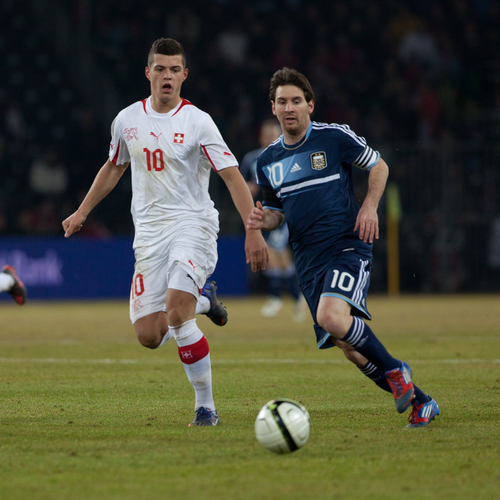
#> input picture face_detection/images/messi.png, 500 x 500 px; its folder holds only this picture in this run
$ python humanDetection.py --images ../face_detection/images
#> lines starting #> are read from the running program, lines starting #| are printed output that depends on the picture
from __future__ import print_function
from imutils.object_detection import non_max_suppression
from imutils import paths
import numpy as np
import argparse
import imutils
import cv2

ap = argparse.ArgumentParser()
ap.add_argument("-i", "--images", required=True, help="path to imgs dir")
args = vars(ap.parse_args())

hog = cv2.HOGDescriptor()
hog.setSVMDetector(cv2.HOGDescriptor_getDefaultPeopleDetector())

for imagePath in paths.list_images(args["images"]):
    image = cv2.imread(imagePath)
#> image is the input picture: shape (500, 500, 3); mean B, G, R 58.7, 75.7, 74.3
    image = imutils.resize(image, width=min(400, image.shape[1]))
#> image: shape (400, 400, 3)
    orig = image.copy()

    (rects, weights) = hog.detectMultiScale(image, winStride=(4, 4), padding = (8, 8), scale=1.05)
#> rects = [[50, 0, 175, 348]]; weights = [1.62]

    for (x, y, w, h) in rects:
        cv2.rectangle(orig, (x, y), (x + w, y + h), (0, 0, 255), 2)
        rects = np.array([[x, y, x + w, y + h]for (x, y, w, h) in rects])
        pick = non_max_suppression(rects, probs=None, overlapThresh=0.65)
#> this loop made 1 pass
#> (x, y, w, h, pick) on pass 1: (50, 0, 175, 348, [[50, 0, 225, 348]])
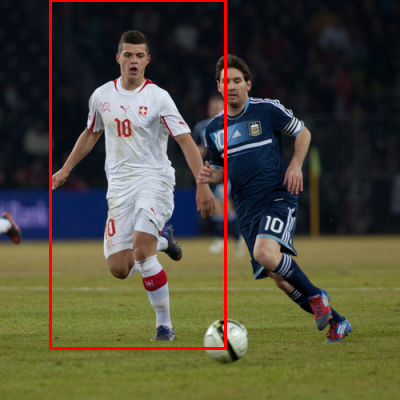
#> orig: shape (400, 400, 3); mean B, G, R 57.6, 74.3, 77.7

    for (xA, yA, xB, yB) in pick:
        cv2.rectangle(image, (xA, yA), (xB, yB), (0, 255, 0), 2)
#> this loop made 1 pass
#> (xA, yA, xB, yB) on pass 1: (50, 0, 225, 348)
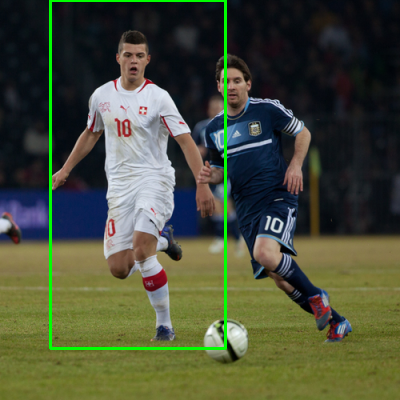
#> image: shape (400, 400, 3); mean B, G, R 57.6, 79, 73

    filename = imagePath[imagePath.rfind("/") + 1:]
    print("[INFO {}: {} original boxes, {} after suppression".format(filename, len(rects), len(pick)))
#| [INFO messi.png: 1 original boxes, 1 after suppression

    cv2.imshow("Before NMS", orig)
    cv2.imshow("After NMS", image)
    cv2.waitKey(0)

$ run again, on face_detection/images/messi2.png
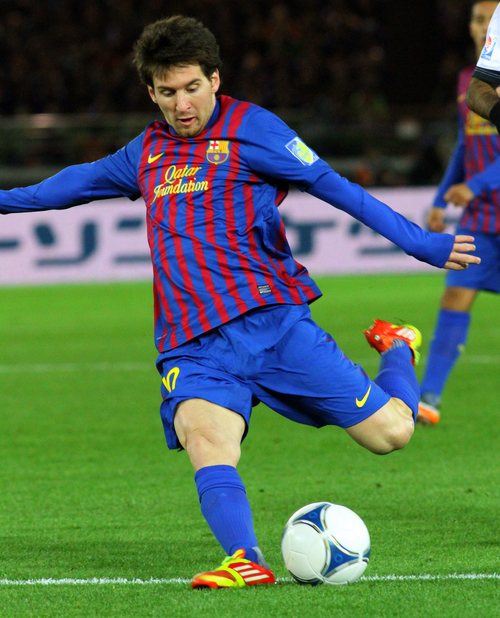
#> input picture face_detection/images/messi2.png, 500 x 618 px
#> image is the input picture: shape (618, 500, 3); mean B, G, R 78.2, 101.3, 78.3
#> `(rects, weights) = hog.detectMultiScale(image, winStride=(4, 4), paddi..`: rects = [[93, 105, 99, 199], [56, 0, 178, 335]]; weights = [0.227, 0.152]
#> the loop `for (x, y, w, h) in rects:` made 2 passes
#> (x, y, w, h, rects) on pass 1: (93, 105, 99, 199, [[93, 105, 192, 304], [56, 0, 234, 335]])
#> after the loop `for (x, y, w, h) in rects:`:
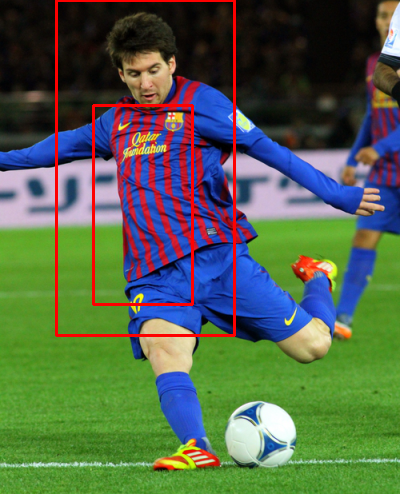
#> orig: shape (494, 400, 3); mean B, G, R 76, 99.3, 82.7
#> the loop `for (xA, yA, xB, yB) in pick:` made 2 passes
#> (xA, yA, xB, yB) on passes 1 to 2: (93, 105, 285, 409), (56, 0, 290, 335)
#> after the loop `for (xA, yA, xB, yB) in pick:`:
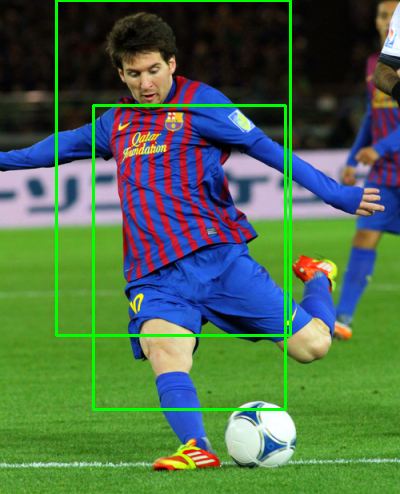
#> image: shape (494, 400, 3); mean B, G, R 75.7, 106.1, 76
#| [INFO messi2.png: 2 original boxes, 2 after suppression

$ run again, on face_detection/images/obama.png
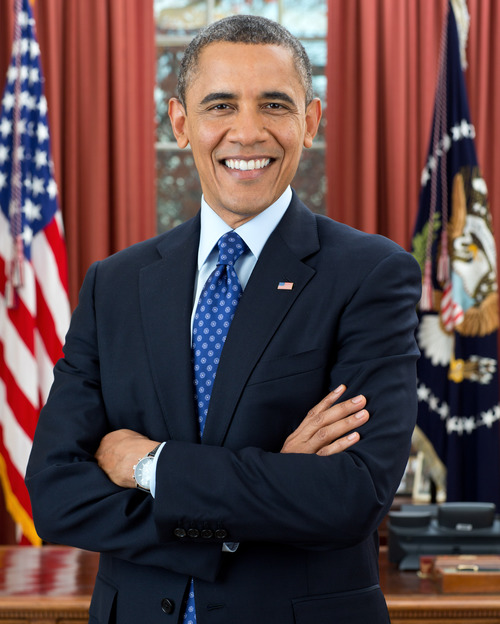
#> input picture face_detection/images/obama.png, 500 x 624 px
#> image is the input picture: shape (624, 500, 3); mean B, G, R 71.8, 70, 92.6
#> `(rects, weights) = hog.detectMultiScale(image, winStride=(4, 4), paddi..`: rects = [[335, 80, 65, 138], [309, 288, 67, 134], [0, 123, 72, 162]]; weights = [0.339, 0.85, 0.55]
#> the loop `for (x, y, w, h) in rects:` made 3 passes
#> after the loop `for (x, y, w, h) in rects:`:
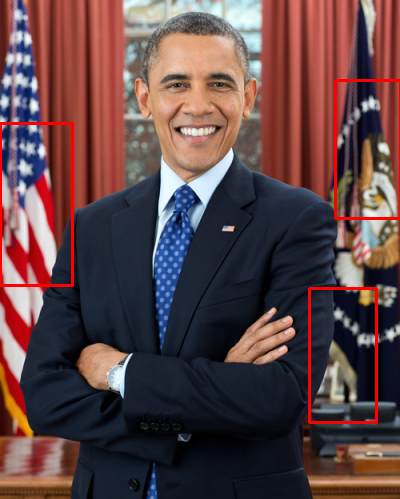
#> orig: shape (499, 400, 3); mean B, G, R 70.6, 68.8, 95.3
#> the loop `for (xA, yA, xB, yB) in pick:` made 3 passes
#> (xA, yA, xB, yB) on passes 1 to 3: (309, 288, 994, 998), (0, 123, 72, 531), (335, 80, 1070, 378)
#> after the loop `for (xA, yA, xB, yB) in pick:`:
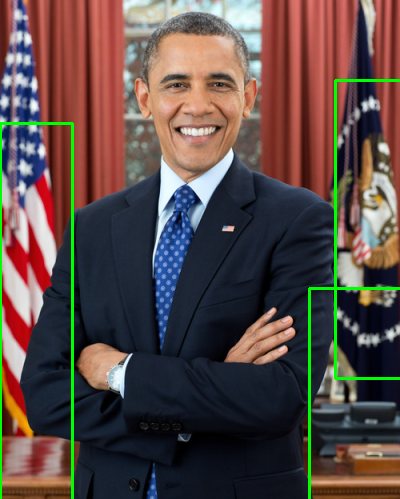
#> image: shape (499, 400, 3); mean B, G, R 70.5, 74.2, 90.8
#| [INFO obama.png: 3 original boxes, 3 after suppression
